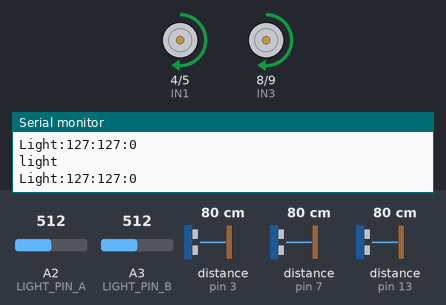
A sketch run on a simulated Arduino Uno, built with avr-gcc and run on an emulated ATmega328P. Parts: motor-driver pin pairs drawn as motors (green arrow = first pin HIGH = forward, orange = second pin HIGH = backward, longer = more drive, scaled by the enable pin), the last lines printed to the serial monitor. Inputs (shaded band) come from the test bench; at power-on: distance to the obstacle (sensors on pin 3, pin 7, pin 13) 80 cm, A2 (LIGHT_PIN_A) = 512, A3 (LIGHT_PIN_B) = 512. The echo pulse lasts 58.3 µs per cm; random numbers use the default seed unless the sketch sets one.

Above: at 1.2 s.
1.3 s: distance to the obstacle (sensor on pin 3) set to 22 cm
2.8 s: distance to the obstacle (sensor on pin 3) set to 18 cm
At 3.08 s:
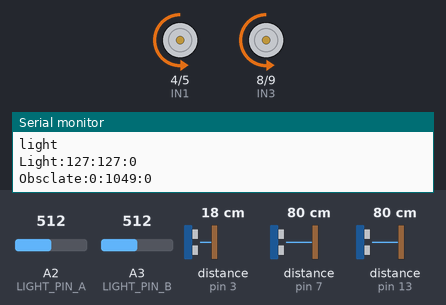
At 3.97 s:
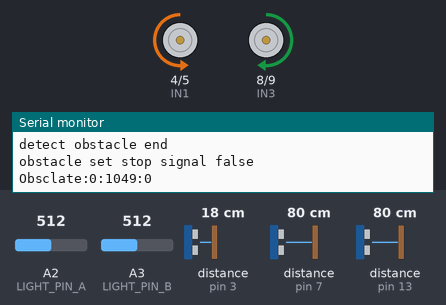
5.8 s: distance to the obstacle (sensor on pin 7) set to 22 cm
At 6.34 s:
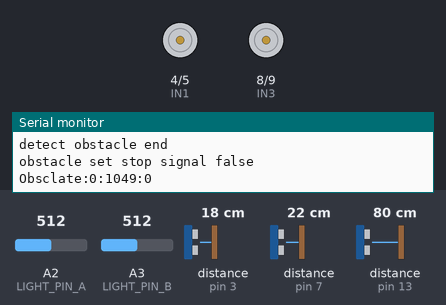
8.8 s: distance to the obstacle (sensor on pin 7) set to 19 cm
At 9.21 s:
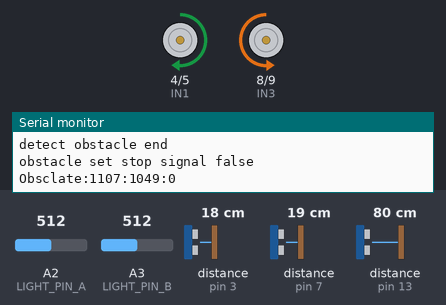
11.8 s: distance to the obstacle (sensor on pin 7) set to 35 cm
14.8 s: distance to the obstacle (sensor on pin 13) set to 22 cm
17.8 s: distance to the obstacle (sensor on pin 13) set to 19 cm
Timing chart, 0 to 21.8 s (numbered marks = the images above; inputs shaded):
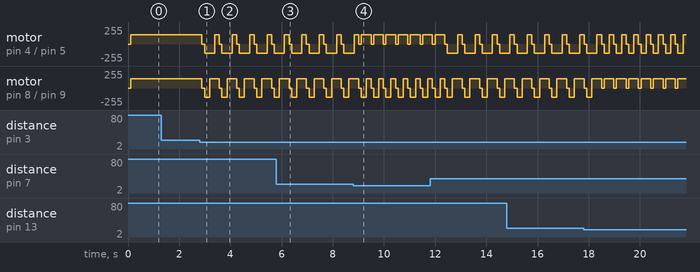

The sketch:

SmartCar.ino
```cpp
#include <NewPing.h>  //library for distance sensor
#include <pt.h>   // include protothread library


#define FRONT 0
#define LEFT 1
#define RIGHT 2
#define NO 3
#define BACK_RAN 4
#define BACK_LEFT 5
#define BACK_RIGHT 6

static struct pt thread1, thread2; //each protothread needs one of these

bool StopSignal = false;

const int LIGHT_ERROR = 15;
byte SPEEDA = 140; //speed of left motor,max254
byte SPEEDB = 140;  //speed of right motor
const int MAX_DISTANCE_CENTER = 20;//CENTER
const int MAX_DISTANCE_RIGHT = 20;//RIGHT
const int MAX_DISTANCE_LEFT = 20;//LEFT

///////////////////////////////////////////////////////////light sensor define & function/////////////////////////////////////////
//define for light senser, the sensor I bought will return smaller value if it is brighter
//pinA is for left sensor, pinB is for right sensor
const byte LIGHT_PIN_A = 2;
const byte LIGHT_PIN_B = 3;

//return the direction of the light
//0=front, 1=left, 2=right, 3=no light
//todo:1.detect nolight 2.left right error so not turn left and right
byte lightDirection(){
  int A = map(analogRead(LIGHT_PIN_A),0,1023,0,255);
  //int A = analogRead(LIGHT_PIN_A);
  //delay(1);
  int B = map(analogRead(LIGHT_PIN_B),0,1023,0,255);
  //int B = analogRead(LIGHT_PIN_B);
  //delay(1);
  Serial.print("Light:");
  Serial.print(A);
  Serial.print(":");
  Serial.print(B);
  Serial.print(":");
  Serial.println(abs(A-B));
  if ((A == B) | (abs(A-B)<LIGHT_ERROR)){
    return FRONT;
  }else if (A < B){
    return LEFT;
  }else if (A > B){
    return RIGHT;
  }
}
///////////////////////////////////////////////////////////light sensor define & function END/////////////////////////////////////////
///////////////////////////////////////////////////////////distance sensor define & function/////////////////////////////////////////
//defina for distance sensor, A is left side sensor use to detect right side barrier, B is right side sensor
const byte TRIGGER_PIN_LEFT = 6;
const byte ECHO_PIN_LEFT = 7;

const byte TRIGGER_PIN_RIGHT = 12;
const byte ECHO_PIN_RIGHT = 13;

const byte TRIGGER_PIN_CENTER = 2;
const byte ECHO_PIN_CENTER = 3;

const byte ITERATION = 3;   //number o try and get the average value

NewPing sonarL(TRIGGER_PIN_LEFT, ECHO_PIN_LEFT,MAX_DISTANCE_LEFT );
NewPing sonarR(TRIGGER_PIN_RIGHT,ECHO_PIN_RIGHT ,MAX_DISTANCE_RIGHT );
NewPing sonarC(TRIGGER_PIN_CENTER,ECHO_PIN_CENTER ,MAX_DISTANCE_CENTER );

//return the value of barrier direction
//0=front, 1=left, 2=right, 3 = no barrier
byte getBarrierDir(){
  int left = sonarL.ping_median(ITERATION);
  //delay(10);
  int right = sonarR.ping_median(ITERATION);
  //delay(10);
  int center = sonarC.ping_median(ITERATION);
  //delay(10);
  Serial.print("Obsclate:");
  Serial.print(left);
  Serial.print(":");
  Serial.print(center);
  Serial.print(":");
  Serial.println(right);
  if (left !=0){
    return LEFT;
  }else if (right !=0){
    return RIGHT;
  }if (center !=0){
    return FRONT;
  }else{
    return NO;
  }
}
///////////////////////////////////////////////////////////distance sensor define & function END/////////////////////////////////////////
///////////////////////////////////////////////////////////motor part define & function/////////////////////////////////////////
//define for motor (A=left B=Right)
const byte ENA = 10;  //motor A
const byte ENB = 11;  //motor B
const byte IN1 = 4;   //motor A
const byte IN2 = 5;   //motor A
const byte IN3 = 8;   //motor B
const byte IN4 = 9;   //motor B
byte dir = 0;  //direction, if 0 then go straight, otherwise 1

void stopMove(){
  analogWrite(ENA,0);
  analogWrite(ENB,0);
}

void forward(){
  analogWrite(ENA,SPEEDA);
  digitalWrite(IN1,HIGH);
  digitalWrite(IN2,LOW);
  analogWrite(ENB,SPEEDB);
  digitalWrite(IN3,HIGH);
  digitalWrite(IN4,LOW);
}

void backward(){
  analogWrite(ENA,SPEEDA);
  digitalWrite(IN1,LOW);
  digitalWrite(IN2,HIGH);
  analogWrite(ENB,SPEEDB);
  digitalWrite(IN3,LOW);
  digitalWrite(IN4,HIGH);
}

void turnLeft(){
  analogWrite(ENA,SPEEDA);
  digitalWrite(IN1,LOW);
  digitalWrite(IN2,HIGH);
  analogWrite(ENB,SPEEDB);
  digitalWrite(IN3,HIGH);
  digitalWrite(IN4,LOW);
}
void turnRight(){
  analogWrite(ENA,SPEEDA);
  digitalWrite(IN1,HIGH);
  digitalWrite(IN2,LOW);
  analogWrite(ENB,SPEEDB);
  digitalWrite(IN3,LOW);
  digitalWrite(IN4,HIGH);
}
///////////////////////////////////////////////////////////motor part define & function END/////////////////////////////////////////

void setup() {
  // put your setup code here, to run once:
  //motor pin all set to output
  pinMode(IN1,OUTPUT);
  pinMode(IN2,OUTPUT);
  pinMode(IN3,OUTPUT);
  pinMode(IN4,OUTPUT);
  randomSeed(analogRead(0));//random seeds

  //initialise the two protothread variables
  PT_INIT(&thread1);
  PT_INIT(&thread2);

  Serial.begin(9600);

}

/* This function Detect Light and SET motor Speed after 'interval' ms passed */
static int FollowLight(struct pt *pt, int interval)
{
  static unsigned long timestamp = 0;
  PT_BEGIN(pt);
  while(1) { // never stop
    /* each time the function is called the second boolean
    *  argument "millis() - timestamp > interval" is re-evaluated
    *  and if false the function exits after that. */
    PT_WAIT_UNTIL(pt, millis() - timestamp > interval );
    timestamp = millis(); // take a new timestamp
    //do somthing
    Serial.println("light");
    if (StopSignal == false){
      byte light = lightDirection();
      if (light == FRONT )
      {
          forward();
      }else if (light == LEFT)
      {
          turnLeft();
      }else if (light == RIGHT)
      {
          turnRight();
      }
    }
  }
  PT_END(pt);
}

static int DetectObstacle(struct pt *pt, int interval)
{
  static unsigned long timestamp = 0;
  PT_BEGIN(pt);
  while(1) { // never stop
    /* each time the function is called the second boolean
    *  argument "millis() - timestamp > interval" is re-evaluated
    *  and if false the function exits after that. */
    PT_WAIT_UNTIL(pt, millis() - timestamp > interval );
    timestamp = millis(); // take a new timestamp
    //do somthing

    byte direction = getBarrierDir();
    if (direction == NO)
    {
      // no obscatle
      if (StopSignal == true) //stopped
      {
        StopSignal = false; //set not stopped
        forward();
      }
    }else
    {
      if (StopSignal == false ) //not stopped
      {
        StopSignal = true; //set stop
      }
      stopMove(); //stop first
      delay(100);
      long randNumber = random(1);
      //detect next direction
      byte moveDirection = getMoveDirection(direction);
      //move
      switch(moveDirection)
      {
        case LEFT:
          turnLeft();
          delay(200);
          Serial.println("left");
          break;
        case RIGHT:
          turnRight();
          delay(200);
          Serial.println("right");
          break;
        case BACK_RAN:
          backward();
          delay(200);
          if (randNumber == 0)
          {
            turnLeft();
            delay(200);
            Serial.println("back+left");
          }else
          {
            turnRight();
            delay(200);
            Serial.println("back+right");
          }
          break;
        case BACK_LEFT:
          backward();
          delay(200);
          turnLeft();
          delay(200);
          break;
        case BACK_RIGHT:
          backward();
          delay(200);
          turnRight();
          delay(200);
          break;
      }
      //whatever need to set to forward,otherwise won't move afterward
      //stopMove();
      forward();
    }
    Serial.println("detect obstacle end");
    if (StopSignal == true) //stopped
      {
        Serial.println("obstacle set stop signal false");
        StopSignal = false; //set not stopped
        forward();
      }
  }
  PT_END(pt);
}

byte getMoveDirection(byte obstacle)
{
  //byte light = lightDirection();
  byte light= NO;

  if (obstacle == LEFT)
  {
    if (light == FRONT)
    {
      return BACK_RIGHT;
    }else
    {
      return RIGHT;
    }
  }

  if (obstacle == RIGHT)
  {
    if (light == FRONT)
    {
      return BACK_LEFT;
    }else
    {
      return LEFT;
    }
  }

  if (obstacle == FRONT)
  {
    switch (light)
    {
      case FRONT:
      case NO:
        return BACK_RAN;
      case LEFT:
        return BACK_LEFT;
      case RIGHT:
        return BACK_RIGHT;
    }
  }
  return BACK_RAN; //this one should never run......
}


void loop() {
  //schedule the two protothreads
  while(1){
  DetectObstacle(&thread2,300);//over 100 is ok
  FollowLight(&thread1, 100);
  }
  //Serial.println(getBarrierDir());
  //forward();
  //turnLeft();

  //turnRight();
  //delay(50);

}
```

Measured:
- the behaviour switches between 21 and 20 cm on distance to the obstacle (sensor on pin 3) (found by bisection; images 0 and 1)
- the behaviour switches between 21 and 20 cm on distance to the obstacle (sensor on pin 7) (found by bisection; images 3 and 4)
